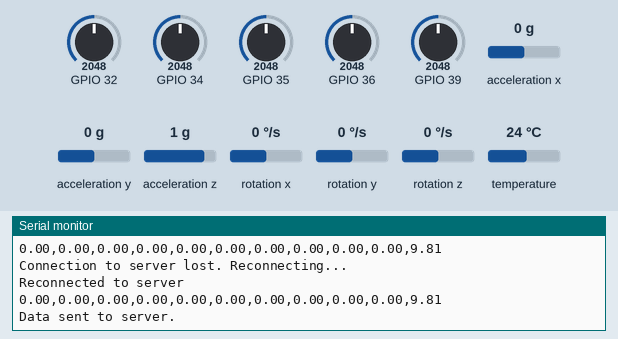
Simulated run of this sketch. Board: ESP32. On the bench: the last lines printed to the serial monitor. The inputs (shaded band) are chosen by the test bench; at power-on: GPIO 36 = 2048, GPIO 32 = 2048, GPIO 34 = 2048, GPIO 35 = 2048, GPIO 39 = 2048, acceleration x 0 g, acceleration y 0 g, acceleration z 1 g, rotation x 0 °/s, rotation y 0 °/s, rotation z 0 °/s, temperature 24 °C. WiFi joins after 1.5 s; servers stay silent unless stated.

Above: at 9.9 s.
10.0 s: GPIO 36 set to 921
At 11.23 s:
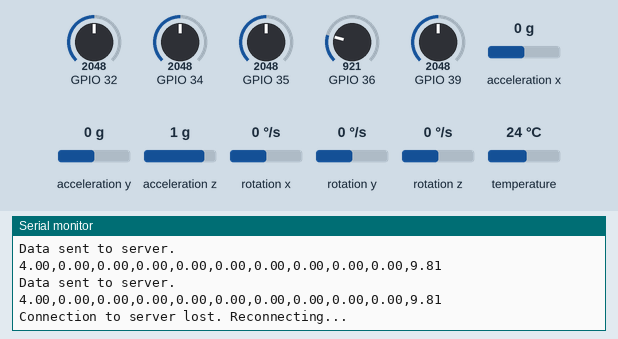
11.5 s: GPIO 36 set to 810
At 11.5 s:
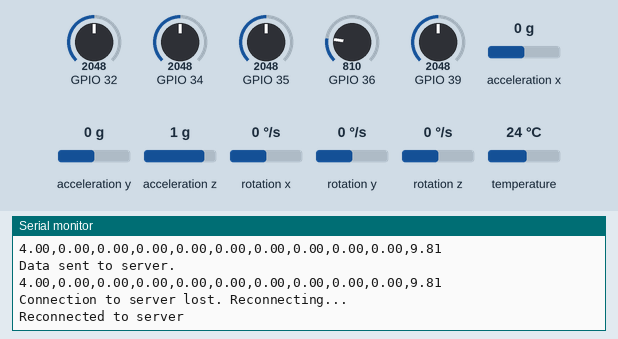
Timing chart, 0 to 14.5 s (numbered marks = the images above; inputs shaded):
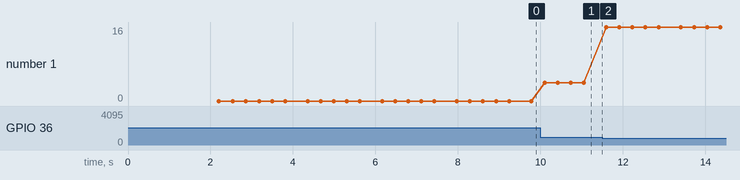

The sketch:

client.ino.ino
```cpp
#include <WiFi.h>
#include "FlexLibrary.h"
#include <Adafruit_MPU6050.h>
#include <Adafruit_Sensor.h>
#include <Wire.h>

#define VCC 5.0              // Voltage supplied to the flex sensors
#define R_DIV 10000.0        // Resistance of the resistor in series with the flex sensors
#define flatResistance 32500.0  // Resistance of the flex sensors when flat
#define bendResistance 76000.0  // Resistance of the flex sensors when bent

Flex flex[5] = {Flex(36), Flex(39), Flex(34), Flex(35), Flex(32)}; // Analog pins the flex sensors are on

const char* ssid = "Gogetyourwifi";
const char* password = "Columbus@971-01";
const char* host = "192.168.1.30";  // Raspberry Pi IP address
const int port = 4444;

WiFiClient client;
Adafruit_MPU6050 mpu;

void setup() {
    Serial.begin(9600);
    while (!Serial) {
        delay(10); // Wait until the serial console opens
    }

    Serial.println("Adafruit MPU6050 test!");

    // Initialize MPU6050
    if (!mpu.begin()) {
        Serial.println("Failed to find MPU6050 chip");
        while (1) delay(10);
    }
    Serial.println("MPU6050 Found!");

    // Configure MPU6050
    mpu.setAccelerometerRange(MPU6050_RANGE_8_G);
    mpu.setGyroRange(MPU6050_RANGE_500_DEG);
    mpu.setFilterBandwidth(MPU6050_BAND_21_HZ);

    Serial.println("Connecting to WiFi...");
    WiFi.begin(ssid, password);
    while (WiFi.status() != WL_CONNECTED) {
        delay(1000);
        Serial.println("Connecting...");
    }
    Serial.println("Connected to WiFi");
    Serial.print("IP Address: ");
    Serial.println(WiFi.localIP());

    // Try connecting to the server
    if (client.connect(host, port)) {
        Serial.println("Connected to server");
    } else {
        Serial.println("Failed to connect to server");
    }
}

void loop() {
    float angles[5];
    sensors_event_t a, g, temp;
    mpu.getEvent(&a, &g, &temp);

    // Process flex sensor data
    for (int i = 0; i < 5; i++) {
        flex[i].updateVal();
        float Vflex = flex[i].getSensorValue() * VCC / 4095.0;
        float Rflex = R_DIV * (VCC / Vflex - 1.0);
        angles[i] = constrain(map(Rflex, flatResistance, bendResistance, 0, 90), 0, 90);
    }

    // Prepare data array
    byte data[sizeof(float) * 11];
    memcpy(data, angles, sizeof(float) * 5);
    memcpy(data + sizeof(float) * 5, &a.acceleration.x, sizeof(float));
    memcpy(data + sizeof(float) * 6, &a.acceleration.y, sizeof(float));
    memcpy(data + sizeof(float) * 7, &a.acceleration.z, sizeof(float));
    memcpy(data + sizeof(float) * 8, &g.gyro.x, sizeof(float));
    memcpy(data + sizeof(float) * 9, &g.gyro.y, sizeof(float));
    memcpy(data + sizeof(float) * 10, &g.gyro.z, sizeof(float));

    // Debug print accelerometer, gyroscope, and angles
    // Print flex sensor values
    for (int i = 0; i < 5; i++) {
        Serial.print(angles[i]);
        Serial.print(",");
    }

    // Print gyroscope values
    Serial.print(g.gyro.x);
    Serial.print(",");
    Serial.print(g.gyro.y);
    Serial.print(",");
    Serial.print(g.gyro.z);
    Serial.print(",");

    // Print accelerometer values
    Serial.print(a.acceleration.x);
    Serial.print(",");
    Serial.print(a.acceleration.y);
    Serial.print(",");
    Serial.println(a.acceleration.z);  // End the line

    // Send data to server (client communication)
    send_data(data);

    delay(300);  // Adjust delay as needed
}

void send_data(byte data[]) {
    // Send data to server over WiFi
    if (client.connected()) {
        client.write(data, sizeof(data));
        Serial.println("Data sent to server.");
    } else {
        Serial.println("Connection to server lost. Reconnecting...");
        if (client.connect(host, port)) {
            Serial.println("Reconnected to server");
            client.write(data, sizeof(data));
        } else {
            Serial.println("Reconnection failed");
        }
    }
}
```

FlexLibrary.h
```cpp
////////////////////////////////////////////////////////////////////////////////////////////////////////
//
//	Arduino Library for Flex Sensors. Created for a robotic hand project designed to mimic a human hand.
//	Flex Sensors were bought on sparkfun: https://www.sparkfun.com/products/8606
//	Author: Tyler Gragg
//	Start Date: 2/7/2018
//
////////////////////////////////////////////////////////////////////////////////////////////////////////


#ifndef FlexLibrary_h
#define FlexLibrary_h

#if defined(ARDUINO) && ARDUINO >= 100
#include "Arduino.h"
#else
#include "WProgram.h"
#endif

#ifndef NONE
#define NONE -1
#endif

#ifndef AVG
#define AVG 0
#endif

#ifndef RUN_AVG
#define RUN_AVG 1
#endif

#ifndef EXP
#define EXP 2
#endif


class Flex {
private:
	int sensorPin;  	// The analog pin the Flex sensor is read into
	int minInput;		// Min Input on the flex sensors themselves - this is used for calibration on the sensors
	int maxInput;  		// Max Input on the flex sensors themselves - this is used for calibration on the sensors
	int numReadings; 	// The number of reading you want to take into the Averaging / Smoothing Process
	int readIndex; 		// Where we are in the averaging process
	int smoothingType;  // Options are: NONE, AVG, RUN_AVG, EXP
	int weight; 		// Only for exponential smoothing function
	int* vals; 			// An array of Values
	int* expVals; 		// Used for the exponential smoothing function

	int noSmooth();		// Returns the unsmoothed value of the flex sensor
	int avgSmooth();	// Takes in 'numReadings' number of values and returns an average
	int runAvgSmooth();	// Uses a 'Running Average' calculation to compute a smoothed value
	int expSmooth(int weight);	// Uses an exponential smoothing algorithm

public:
	Flex(int SensorPin);
	Flex(int SensorPin, int minInput, int maxInput);
	Flex(int SensorPin, int numReadings, int smoothingType, int weight);
	Flex(int SensorPin, int minInput, int maxInput, int numReadings, int smoothingType);
	Flex(int SensorPin, int minInput, int maxInput, int numReadings, int smoothingType, int weight);

	//Getter and Setter Functions:
	void setSensorPin(int sensorPin);

	int getSensorValue();

	int getMinInput();
	int getMaxInput();

	void setMaxInput(int maxInput);
	void setMinInput(int minInput);
	void setMinMaxInput(int minInput, int maxInput);

	//Other Functions:
	void Calibrate();

	void updateVal();

	bool isBent();


};


#endif
```

Measured:
- the behaviour switches between 866 and 865 on GPIO 36 (found by bisection; images 1 and 2)
- after the input at 10.0 s, the serial monitor: prints a new line after 0.10 s (image 1)
- plotted number 1: 0 → 4 after the input at 10.0 s, 4 → 16 after the input at 11.5 s
